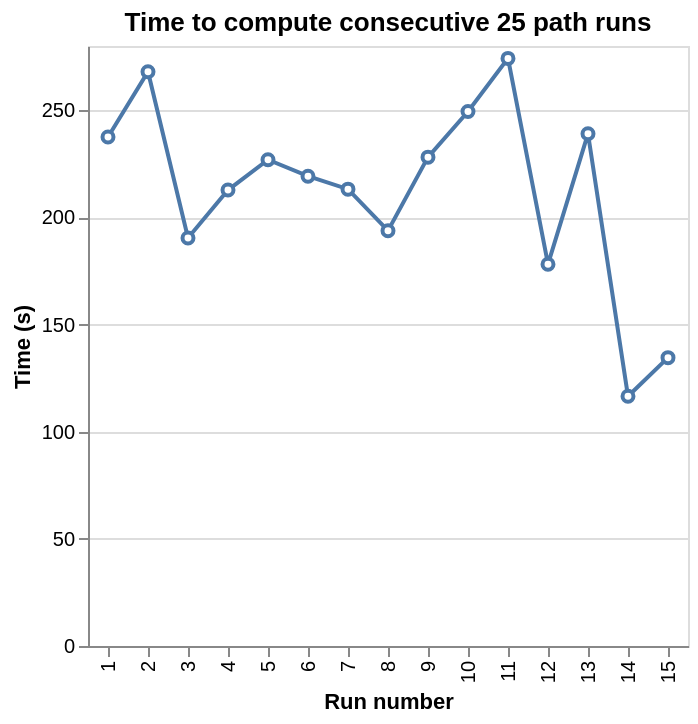

Notebook cell for this chart:
### Code cell
base = alt.Chart(data_time_Sandstone).mark_line(point=alt.OverlayMarkDef(filled=False, fill="white")).encode(
    x=alt.X('Run:N', title='Run number'),
    y=alt.Y('Time:Q', title='Time (s)'),
    tooltip= ['Run:N', alt.Tooltip('Time:Q', title='Time (s)')],
).properties(
    title='Time to compute consecutive 25 path runs'
)
base

### Figure 1 — Vega-Lite specification as saved in the notebook (floating-point values rounded to 4 significant figures)
{"config": {"view": {"continuousWidth": 300, "continuousHeight": 300}}, "data": {"name": "data-280a3cbfd0149b42c2daeee7074a8280"}, "mark": {"type": "line", "point": {"fill": "white", "filled": false}}, "encoding": {"tooltip": [{"field": "Run", "type": "nominal"}, {"field": "Time", "title": "Time (s)", "type": "quantitative"}], "x": {"field": "Run", "title": "Run number", "type": "nominal"}, "y": {"field": "Time", "title": "Time (s)", "type": "quantitative"}}, "title": "Time to compute consecutive 25 path runs", "$schema": "https://vega.github.io/schema/vega-lite/v6.4.1.json", "datasets": {"data-280a3cbfd0149b42c2daeee7074a8280": [{"Run": 1, "Time": 237.5}, {"Run": 2, "Time": 268.0}, {"Run": 3, "Time": 190.4}, {"Run": 4, "Time": 212.8}, {"Run": 5, "Time": 226.9}, {"Run": 6, "Time": 219.2}, {"Run": 7, "Time": 213.2}, {"Run": 8, "Time": 193.8}, {"Run": 9, "Time": 228.1}, {"Run": 10, "Time": 249.4}, {"Run": 11, "Time": 274.2}, {"Run": 12, "Time": 178.2}, {"Run": 13, "Time": 239.1}, {"Run": 14, "Time": 116.5}, {"Run": 15, "Time": 134.6}]}}
